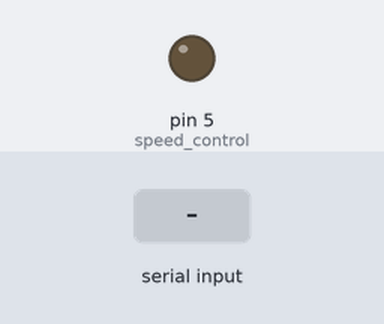
The sketch below on a simulated Arduino Uno, built with avr-gcc and run on an emulated ATmega328P. Parts: output pins drawn as LEDs (lit = HIGH). The test bench sets the inputs (shaded band). Pins used as bus, display or sensor lines are not drawn; what the sketch prints to the serial monitor is not drawn.

Above: at 1.2 s.
1.3 s: "2" received over Serial
At 1.8 s:
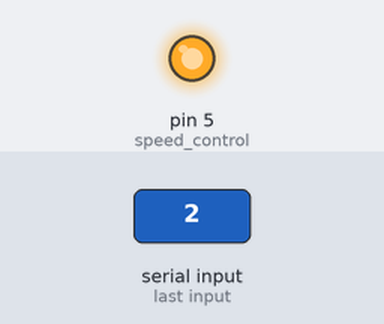
Timing chart, 0 to 4.4 s (numbered marks = the images above; inputs shaded):
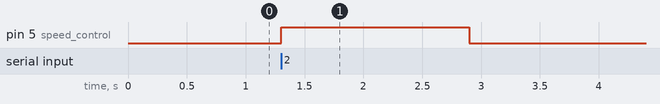

Measured:
- after the input at 1.3 s, pin 5 (speed_control): LOW → HIGH at once, → LOW 1.6 s later

The sketch:

latch_arm2_01.ino
```cpp
int rise_latch = 3;
int lower_latch = 4;
int speed_control = 5;

int speed_value = 255;

void setup()
{
  Serial.begin(9600);
  pinMode(rise_latch, OUTPUT);
  pinMode(lower_latch, OUTPUT);
  pinMode(speed_control, OUTPUT);

}

void loop()
{
  if (Serial.available() > 0)
      {
        char input_val = Serial.read();
        if (input_val == '2')
        {
          rise_latch_func();
        }
      }
}

void rise_latch_func()
{
  digitalWrite (rise_latch, HIGH);
  digitalWrite (lower_latch, LOW);
  analogWrite (speed_control, speed_value);
//  Serial.println("Rise latch Activated");

  delay(800);

  digitalWrite (rise_latch, LOW);
  digitalWrite (lower_latch, HIGH);
  analogWrite (speed_control, speed_value);
//  Serial.println("Rise latch Activated");

  delay(800);

  Serial.write("1");

  digitalWrite (rise_latch, LOW);
  digitalWrite (lower_latch, LOW);
  analogWrite (speed_control, 0);
}
```
